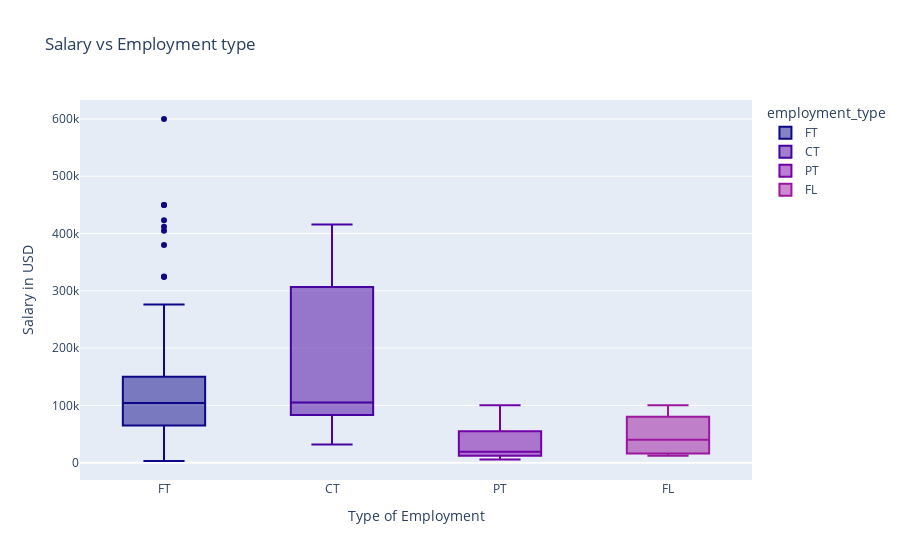

Write notebook code for a chart like this one.
### Markdown cell above
### Comparing salaries of Data scientist jobs based on Employment type.

### Code cell
fig = px.box(dsjobs, x="employment_type", y="salary_in_usd",
            title = 'Salary vs Employment type', color = 'employment_type',
            color_discrete_sequence=px.colors.sequential.Plasma)
fig.update_layout(xaxis_title="Type of Employment", yaxis_title="Salary in USD")
fig.show()

### Figure 1 — Plotly figure (JSON) as saved in the notebook; plotly's stock layout.template omitted (floating-point values rounded to 4 significant figures; data arrays with more than 128 entries replaced by an {"elided": "..."} marker saying what was removed)
{"data": [{"alignmentgroup": "True", "hovertemplate": "employment_type=%{x}<br>salary_in_usd=%{y}<extra></extra>", "legendgroup": "FT", "marker": {"color": "#0d0887"}, "name": "FT", "notched": false, "offsetgroup": "FT", "orientation": "v", "showlegend": true, "type": "box", "x": {"elided": "588 str values"}, "x0": " ", "xaxis": "x", "y": {"elided": "588 int values"}, "y0": " ", "yaxis": "y"}, {"alignmentgroup": "True", "hovertemplate": "employment_type=%{x}<br>salary_in_usd=%{y}<extra></extra>", "legendgroup": "CT", "marker": {"color": "#46039f"}, "name": "CT", "notched": false, "offsetgroup": "CT", "orientation": "v", "showlegend": true, "type": "box", "x": ["CT", "CT", "CT", "CT", "CT"], "x0": " ", "xaxis": "x", "y": [100000, 270000, 416000, 105000, 31875], "y0": " ", "yaxis": "y"}, {"alignmentgroup": "True", "hovertemplate": "employment_type=%{x}<br>salary_in_usd=%{y}<extra></extra>", "legendgroup": "PT", "marker": {"color": "#7201a8"}, "name": "PT", "notched": false, "offsetgroup": "PT", "orientation": "v", "showlegend": true, "type": "box", "x": ["PT", "PT", "PT", "PT", "PT", "PT", "PT", "PT", "PT", "PT"], "x0": " ", "xaxis": "x", "y": [15966, 21669, 5409, 12000, 12000, 10354, 28609, 69741, 54957, 100000], "y0": " ", "yaxis": "y"}, {"alignmentgroup": "True", "hovertemplate": "employment_type=%{x}<br>salary_in_usd=%{y}<extra></extra>", "legendgroup": "FL", "marker": {"color": "#9c179e"}, "name": "FL", "notched": false, "offsetgroup": "FL", "orientation": "v", "showlegend": true, "type": "box", "x": ["FL", "FL", "FL", "FL"], "x0": " ", "xaxis": "x", "y": [60000, 12000, 20000, 100000], "y0": " ", "yaxis": "y"}], "layout": {"boxmode": "overlay", "legend": {"title": {"text": "employment_type"}, "tracegroupgap": 0}, "title": {"text": "Salary vs Employment type"}, "xaxis": {"anchor": "y", "categoryarray": ["FT", "CT", "PT", "FL"], "categoryorder": "array", "domain": [0, 1], "title": {"text": "Type of Employment"}}, "yaxis": {"anchor": "x", "domain": [0, 1], "title": {"text": "Salary in USD"}}}}
